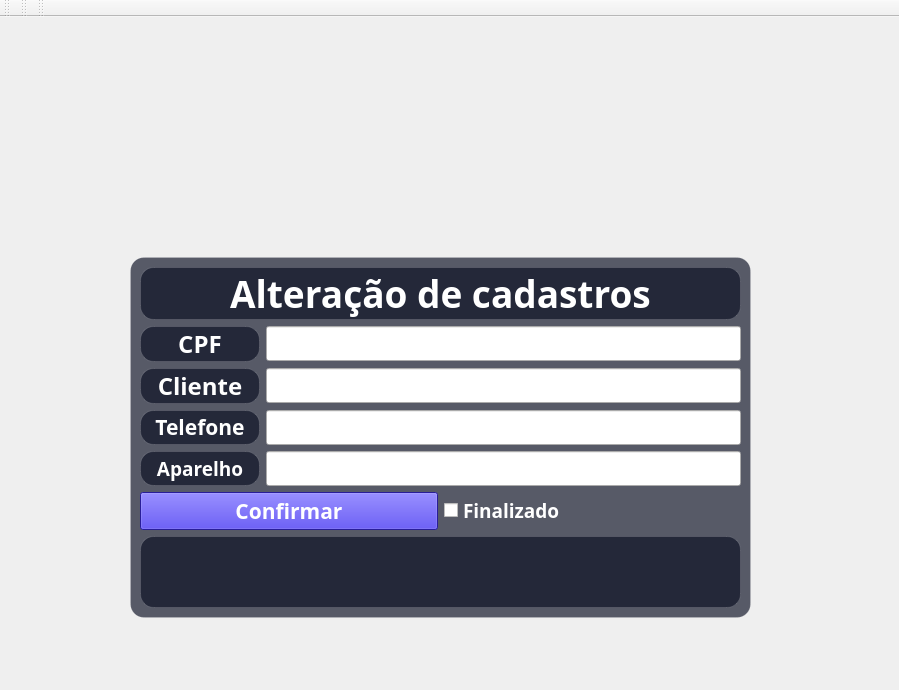
<?xml version="1.0" encoding="UTF-8"?>
<ui version="4.0">
 <class>MainWindow</class>
 <widget class="QMainWindow" name="MainWindow">
  <property name="geometry">
   <rect>
    <x>0</x>
    <y>0</y>
    <width>899</width>
    <height>690</height>
   </rect>
  </property>
  <property name="windowTitle">
   <string>MainWindow</string>
  </property>
  <widget class="QWidget" name="centralwidget">
   <property name="layoutDirection">
    <enum>Qt::LeftToRight</enum>
   </property>
   <property name="styleSheet">
    <string notr="true">QWidget#centralwidget {
    border-image: url(:/fundo.png) 0 0 0 0 stretch stretch;
}</string>
   </property>
   <widget class="QFrame" name="frame">
    <property name="geometry">
     <rect>
      <x>130</x>
      <y>240</y>
      <width>621</width>
      <height>361</height>
     </rect>
    </property>
    <property name="styleSheet">
     <string notr="true">QFrame {
    background-color: rgba(10, 15, 35, 170);
    border-radius: 14px;
    border: 1px solid rgba(255,255,255,30);
}</string>
    </property>
    <property name="frameShape">
     <enum>QFrame::StyledPanel</enum>
    </property>
    <property name="frameShadow">
     <enum>QFrame::Raised</enum>
    </property>
    <layout class="QVBoxLayout" name="verticalLayout_4">
     <item>
      <layout class="QVBoxLayout" name="verticalLayout_2">
       <item>
        <widget class="QLabel" name="label">
         <property name="minimumSize">
          <size>
           <width>430</width>
           <height>0</height>
          </size>
         </property>
         <property name="font">
          <font>
           <family>Tw Cen MT</family>
           <pointsize>20</pointsize>
           <weight>75</weight>
           <bold>true</bold>
          </font>
         </property>
         <property name="styleSheet">
          <string notr="true">color:rgb(67, 61, 255)</string>
         </property>
         <property name="text">
          <string>&lt;html&gt;&lt;head/&gt;&lt;body&gt;&lt;p align=&quot;center&quot;&gt;&lt;span style=&quot; font-size:28pt; color:#ffffff;&quot;&gt;Alteração de cadastros&lt;/span&gt;&lt;/p&gt;&lt;/body&gt;&lt;/html&gt;</string>
         </property>
         <property name="alignment">
          <set>Qt::AlignCenter</set>
         </property>
        </widget>
       </item>
       <item>
        <layout class="QFormLayout" name="formLayout">
         <item row="0" column="0">
          <widget class="QLabel" name="label_11">
           <property name="minimumSize">
            <size>
             <width>120</width>
             <height>0</height>
            </size>
           </property>
           <property name="maximumSize">
            <size>
             <width>120</width>
             <height>16777215</height>
            </size>
           </property>
           <property name="font">
            <font>
             <family>Tw Cen MT</family>
             <pointsize>14</pointsize>
             <weight>75</weight>
             <bold>true</bold>
            </font>
           </property>
           <property name="frameShape">
            <enum>QFrame::WinPanel</enum>
           </property>
           <property name="text">
            <string>&lt;html&gt;&lt;head/&gt;&lt;body&gt;&lt;p&gt;&lt;span style=&quot; font-size:18pt; color:#ffffff;&quot;&gt;CPF&lt;/span&gt;&lt;/p&gt;&lt;/body&gt;&lt;/html&gt;</string>
           </property>
           <property name="alignment">
            <set>Qt::AlignCenter</set>
           </property>
          </widget>
         </item>
         <item row="0" column="1">
          <widget class="QLineEdit" name="txtAltCpf">
           <property name="font">
            <font>
             <family>Tw Cen MT</family>
             <pointsize>14</pointsize>
             <weight>50</weight>
             <bold>false</bold>
            </font>
           </property>
          </widget>
         </item>
         <item row="1" column="0">
          <widget class="QLabel" name="label_10">
           <property name="minimumSize">
            <size>
             <width>120</width>
             <height>0</height>
            </size>
           </property>
           <property name="maximumSize">
            <size>
             <width>120</width>
             <height>16777215</height>
            </size>
           </property>
           <property name="font">
            <font>
             <family>Tw Cen MT</family>
             <pointsize>16</pointsize>
             <weight>75</weight>
             <bold>true</bold>
            </font>
           </property>
           <property name="frameShape">
            <enum>QFrame::WinPanel</enum>
           </property>
           <property name="text">
            <string>&lt;html&gt;&lt;head/&gt;&lt;body&gt;&lt;p&gt;&lt;span style=&quot; font-size:18pt; color:#ffffff;&quot;&gt;Cliente&lt;/span&gt;&lt;/p&gt;&lt;/body&gt;&lt;/html&gt;</string>
           </property>
           <property name="alignment">
            <set>Qt::AlignCenter</set>
           </property>
          </widget>
         </item>
         <item row="1" column="1">
          <widget class="QLineEdit" name="txtAltCliente">
           <property name="font">
            <font>
             <family>Tw Cen MT</family>
             <pointsize>14</pointsize>
            </font>
           </property>
          </widget>
         </item>
         <item row="2" column="0">
          <widget class="QLabel" name="label_9">
           <property name="minimumSize">
            <size>
             <width>120</width>
             <height>0</height>
            </size>
           </property>
           <property name="maximumSize">
            <size>
             <width>120</width>
             <height>16777215</height>
            </size>
           </property>
           <property name="font">
            <font>
             <family>Tw Cen MT</family>
             <pointsize>16</pointsize>
             <weight>75</weight>
             <bold>true</bold>
            </font>
           </property>
           <property name="frameShape">
            <enum>QFrame::WinPanel</enum>
           </property>
           <property name="text">
            <string>&lt;html&gt;&lt;head/&gt;&lt;body&gt;&lt;p&gt;&lt;span style=&quot; color:#ffffff;&quot;&gt;Telefone&lt;/span&gt;&lt;/p&gt;&lt;/body&gt;&lt;/html&gt;</string>
           </property>
           <property name="alignment">
            <set>Qt::AlignCenter</set>
           </property>
          </widget>
         </item>
         <item row="2" column="1">
          <widget class="QLineEdit" name="txtAltFone">
           <property name="font">
            <font>
             <family>Tw Cen MT</family>
             <pointsize>14</pointsize>
            </font>
           </property>
          </widget>
         </item>
         <item row="3" column="0">
          <widget class="QLabel" name="label_8">
           <property name="minimumSize">
            <size>
             <width>120</width>
             <height>0</height>
            </size>
           </property>
           <property name="font">
            <font>
             <family>Tw Cen MT</family>
             <pointsize>16</pointsize>
             <weight>75</weight>
             <bold>true</bold>
            </font>
           </property>
           <property name="frameShape">
            <enum>QFrame::WinPanel</enum>
           </property>
           <property name="text">
            <string>&lt;html&gt;&lt;head/&gt;&lt;body&gt;&lt;p&gt;&lt;span style=&quot; font-size:14pt; color:#ffffff;&quot;&gt;Aparelho&lt;/span&gt;&lt;/p&gt;&lt;/body&gt;&lt;/html&gt;</string>
           </property>
           <property name="alignment">
            <set>Qt::AlignCenter</set>
           </property>
          </widget>
         </item>
         <item row="3" column="1">
          <widget class="QLineEdit" name="txtAltAparelho">
           <property name="font">
            <font>
             <family>Tw Cen MT</family>
             <pointsize>14</pointsize>
            </font>
           </property>
          </widget>
         </item>
        </layout>
       </item>
       <item>
        <layout class="QHBoxLayout" name="horizontalLayout">
         <item>
          <widget class="QPushButton" name="btnConfirmar">
           <property name="font">
            <font>
             <family>Tw Cen MT</family>
             <pointsize>16</pointsize>
             <weight>75</weight>
             <bold>true</bold>
            </font>
           </property>
           <property name="styleSheet">
            <string notr="true">color:rgb(255,255,255);
background-color: rgb(57, 42, 214);</string>
           </property>
           <property name="text">
            <string>Confirmar</string>
           </property>
          </widget>
         </item>
         <item>
          <widget class="QCheckBox" name="btnFim">
           <property name="font">
            <font>
             <family>Tw Cen MT</family>
             <pointsize>14</pointsize>
             <weight>75</weight>
             <bold>true</bold>
            </font>
           </property>
           <property name="styleSheet">
            <string notr="true">color: rgb(255, 255, 255);</string>
           </property>
           <property name="text">
            <string>Finalizado</string>
           </property>
          </widget>
         </item>
        </layout>
       </item>
      </layout>
     </item>
     <item>
      <layout class="QVBoxLayout" name="verticalLayout_3">
       <item>
        <widget class="QLabel" name="lblAlteracao">
         <property name="font">
          <font>
           <family>Tw Cen MT</family>
           <pointsize>12</pointsize>
           <weight>75</weight>
           <bold>true</bold>
          </font>
         </property>
         <property name="styleSheet">
          <string notr="true">color: rgb(255, 255, 255);</string>
         </property>
         <property name="text">
          <string/>
         </property>
         <property name="alignment">
          <set>Qt::AlignCenter</set>
         </property>
        </widget>
       </item>
      </layout>
     </item>
    </layout>
   </widget>
   <widget class="QLabel" name="label_2">
    <property name="geometry">
     <rect>
      <x>290</x>
      <y>10</y>
      <width>321</width>
      <height>221</height>
     </rect>
    </property>
    <property name="text">
     <string/>
    </property>
    <property name="pixmap">
     <pixmap resource="imagens1.qrc">:/logo_connect.png</pixmap>
    </property>
    <property name="scaledContents">
     <bool>true</bool>
    </property>
    <property name="alignment">
     <set>Qt::AlignCenter</set>
    </property>
   </widget>
  </widget>
  <widget class="QMenuBar" name="menubar">
   <property name="geometry">
    <rect>
     <x>0</x>
     <y>0</y>
     <width>899</width>
     <height>21</height>
    </rect>
   </property>
  </widget>
  <widget class="QToolBar" name="toolBar">
   <property name="windowTitle">
    <string>toolBar</string>
   </property>
   <attribute name="toolBarArea">
    <enum>TopToolBarArea</enum>
   </attribute>
   <attribute name="toolBarBreak">
    <bool>false</bool>
   </attribute>
  </widget>
  <widget class="QToolBar" name="toolBar_2">
   <property name="windowTitle">
    <string>toolBar_2</string>
   </property>
   <attribute name="toolBarArea">
    <enum>TopToolBarArea</enum>
   </attribute>
   <attribute name="toolBarBreak">
    <bool>false</bool>
   </attribute>
  </widget>
  <widget class="QToolBar" name="toolBar_3">
   <property name="windowTitle">
    <string>toolBar_3</string>
   </property>
   <attribute name="toolBarArea">
    <enum>TopToolBarArea</enum>
   </attribute>
   <attribute name="toolBarBreak">
    <bool>false</bool>
   </attribute>
  </widget>
 </widget>
 <resources>
  <include location="imagens1.qrc"/>
 </resources>
 <connections/>
</ui>
